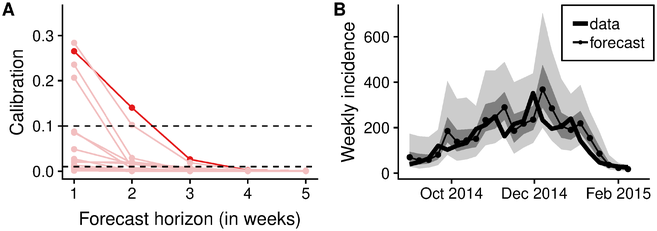
#> input picture figures/keynote-funk2019-forecasts.png, 657 x 231 px, shrunk from 2816 x 988 before the run, found by its file name
$ python keynote-crop.py
#> lines starting #> are read from the running program, lines starting #| are printed output that depends on the picture
#!/usr/bin/env python3
"""Crop reused figures to the panel the slide needs.

Run with:
    uv run --with pillow scripts/keynote-crop.py

Inputs are the files as downloaded or copied into figures/. Outputs sit
beside them with a -panel suffix, so the originals stay for the record.

- keynote-funk2019-forecasts.png: Fig 2 of Funk et al. 2019, PLOS Comput
  Biol, CC-BY 4.0, downloaded from
  https://doi.org/10.1371/journal.pcbi.1006785.g002. Panel B only.
- keynote-example-rt.png: the six-panel Rt example from the 25 March 2022
  rt-reflections post at samabbott.co.uk. Top two rows, four panels, so
  the axis text is legible in a 60% column; the shared y-axis title on
  the far left is cropped away with them.
"""

from PIL import Image

CROPS = {
    # (left, top, right, bottom) as fractions of width and height.
    "keynote-funk2019-forecasts.png": (
        "keynote-funk2019-forecasts-panel.png", (0.505, 0.0, 1.0, 1.0)),
    "keynote-example-rt.png": (
        "keynote-example-rt-panel.png", (0.041, 0.0, 1.0, 0.592)),
}

for src, (dst, frac) in CROPS.items():
    im = Image.open(f"figures/{src}")
#> im is the input picture: PIL image 657x231 RGB; mean R, G, B 235.7, 234.3, 234.3
    w, h = im.size
#> w = 657; h = 231
    box = (int(frac[0] * w), int(frac[1] * h), int(frac[2] * w),
           int(frac[3] * h))
#> box = (331, 0, 657, 231)
    im.crop(box).save(f"figures/{dst}")
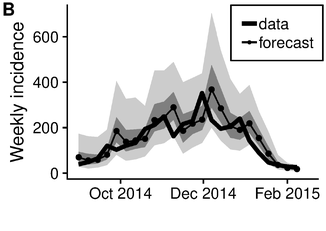
#> saved as keynote-funk2019-forecasts-panel.png: PIL image 326x231 RGB; min 0, max 255, mean 226.5
    print("wrote figures/" + dst, im.crop(box).size)
#| wrote figures/keynote-funk2019-forecasts-panel.png (326, 231)
#> pass 2 of the loop `for src, (dst, frac) in CROPS.items():`:
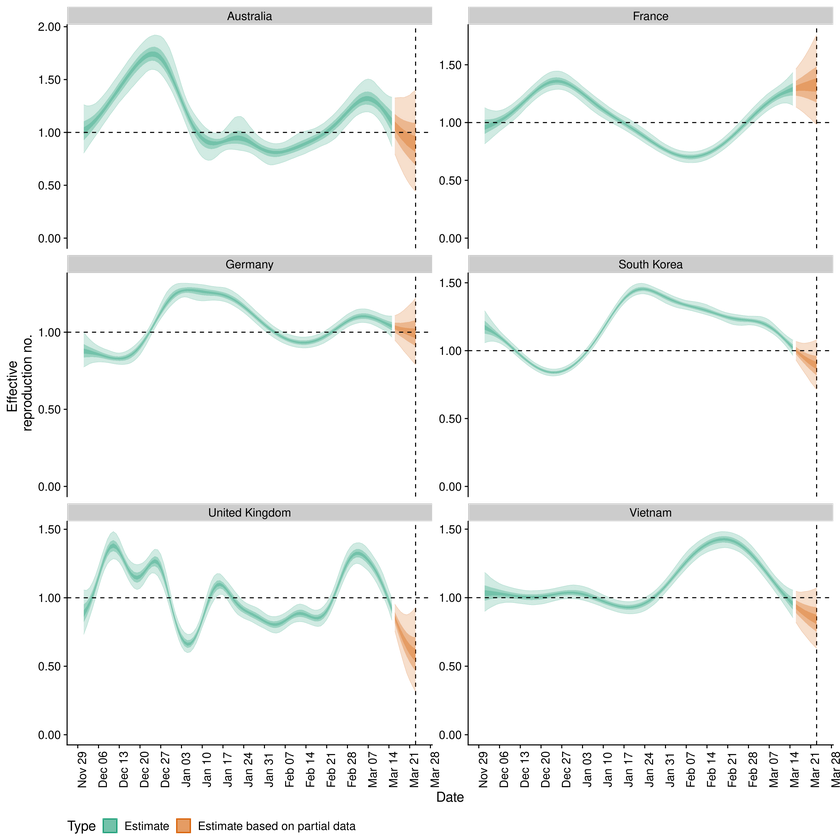
#> input picture figures/keynote-example-rt.png, 840 x 840 px, shrunk from 3600 x 3600 before the run, found by its file name
#> im is the input picture: PIL image 840x840 RGBA; mean R, G, B, A 17.2, 23.3, 19.9, 22.8
#> `im.crop(box).save(f"figures/{dst}")`:
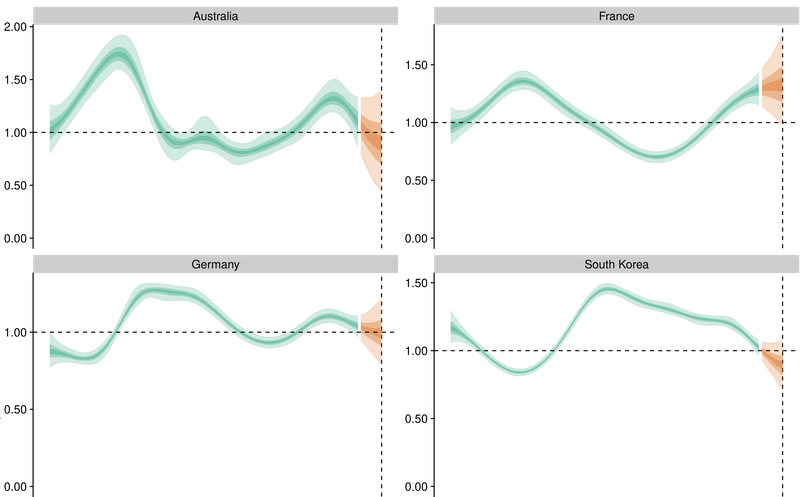
#> saved as keynote-example-rt-panel.png: PIL image 806x497 RGBA; mean R, G, B, A 20.2, 27.1, 23.2, 24.2; transparent parts drawn white
#| wrote figures/keynote-example-rt-panel.png (806, 497)
